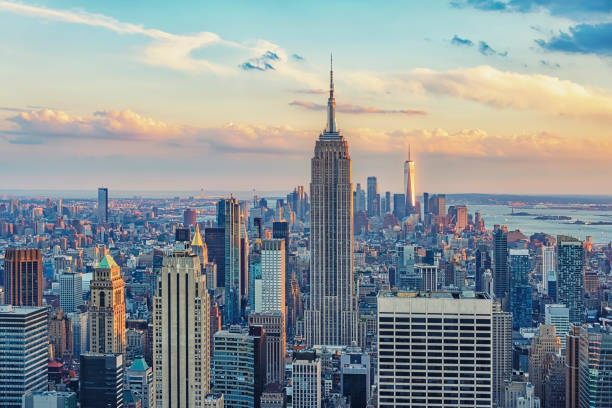
#> input picture Project 14 - Photo Manipulation/input/city.jpg, 612 x 408 px, found by its file name
$ python photo_manipulation.py
#> lines starting #> are read from the running program, lines starting #| are printed output that depends on the picture
from PIL import Image, ImageEnhance, ImageFilter
import os

# Input images list
image_paths = [
    r"C:\Users\anumk\Desktop\25 Python Projects\Project 14 - Photo Manipulation\input\city.jpg",
    r"C:\Users\anumk\Desktop\25 Python Projects\Project 14 - Photo Manipulation\input\lake.jpeg"
]

# Output directory
output_dir = r"C:\Users\anumk\Desktop\25 Python Projects\Project 14 - Photo Manipulation\output"
os.makedirs(output_dir, exist_ok=True)

# User inputs
brightness_factor = float(input("Enter the brightness factor (e.g., 1.5 for brighter, 0.5 for darker): "))
#> the answer given: 1
contrast_factor = float(input("Enter the contrast factor (e.g., 2 for higher contrast, 0.5 for lower contrast): "))
#> the answer given: 3
blur_radius = float(input("Enter the blur radius (e.g., 3 for strong blur, 1 for light blur): "))
#> the answer given: 1

# Define functions
def adjust_brightness(image, factor):
    enhancer = ImageEnhance.Brightness(image)
    return enhancer.enhance(factor)

def adjust_contrast(image, factor):
    enhancer = ImageEnhance.Contrast(image)
    return enhancer.enhance(factor)

def apply_blur(image, radius):
    return image.filter(ImageFilter.GaussianBlur(radius=radius))

# Process each image
for img_path in image_paths:
    image = Image.open(img_path)
#> image is the input picture: PIL image 612x408 RGB; mean R, G, B 137.5, 147, 149.9
    base_name = os.path.splitext(os.path.basename(img_path))[0]  # Get name without extension

    # Apply transformations
    image_bright = adjust_brightness(image, brightness_factor)
    image_contrast = adjust_contrast(image, contrast_factor)
#> in adjust_contrast, `return enhancer.enhance(factor)`:
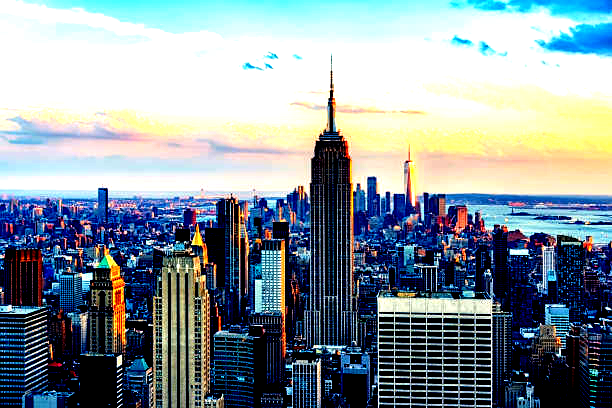
#> returned value: PIL image 612x408 RGB; mean R, G, B 134.9, 148.1, 154.8
    image_blur = apply_blur(image, blur_radius)
#> in apply_blur, `return image.filter(ImageFilter.GaussianBlur(radius=radius))`:
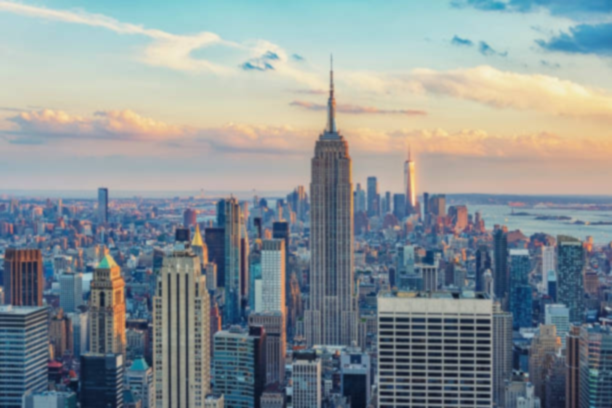
#> returned value: PIL image 612x408 RGB; mean R, G, B 137.1, 146.7, 149.6

    # Combined version
    image_combined = adjust_brightness(image, brightness_factor)
    image_combined = adjust_contrast(image_combined, contrast_factor)

    # Save results
    image_bright.save(os.path.join(output_dir, f'{base_name}_bright.jpg'))
    image_contrast.save(os.path.join(output_dir, f'{base_name}_contrast.jpg'))
    image_blur.save(os.path.join(output_dir, f'{base_name}_blur.jpg'))
    image_combined.save(os.path.join(output_dir, f'{base_name}_combined.jpg'))

    # Optional: Show images
    image_combined.show()
#> pass 2 of the loop `for img_path in image_paths:`:
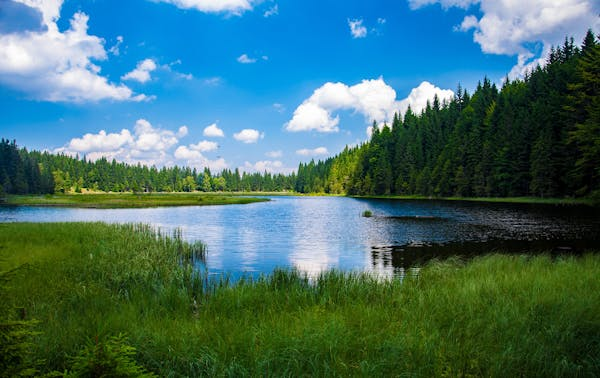
#> input picture Project 14 - Photo Manipulation/input/lake.jpeg, 600 x 378 px, found by its file name
#> image is the input picture: PIL image 600x378 RGB; mean R, G, B 67.8, 111.2, 108.3
#> in adjust_contrast (call 3), `return enhancer.enhance(factor)`:
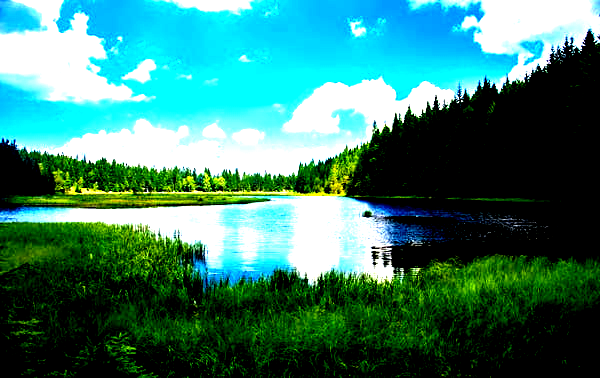
#> returned value: PIL image 600x378 RGB; mean R, G, B 59.2, 126.6, 112.8

print("✅ All images processed and saved successfully!")
